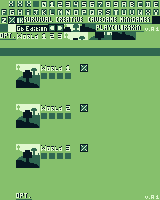

A 2D game scene composited from a Tiled map and its tileset images. What follows is a short description and the map's XML, with every tile layer's data as written:
An orthogonal 20x25 tile map with 8x8 px tiles, 1 tile layer (Camada de Blocos 1).

<map version="1.10" tiledversion="1.11.0" orientation="orthogonal" renderorder="right-down" width="20" height="25" tilewidth="8" tileheight="8" infinite="0" nextlayerid="2" nextobjectid="1">
 <tileset firstgid="1" source="metatile.tsx" />
 <layer id="1" name="Camada de Blocos 1" width="20" height="25">
  <data encoding="csv">
18,165,166,167,168,171,172,173,174,175,176,187,188,189,190,191,192,203,204,205,
206,207,208,219,220,221,222,223,224,235,236,237,238,239,240,251,252,253,254,255,
256,170,169,193,194,195,196,177,178,179,180,209,210,211,212,213,214,215,216,1,
2,17,241,242,243,244,164,162,79,80,95,96,247,248,197,198,199,200,245,246,
231,232,155,156,157,158,159,160,110,111,112,126,127,128,142,143,144,18,18,18,
18,18,18,18,18,18,18,18,18,18,18,18,18,18,18,18,18,18,18,18,
2,2,2,2,2,2,2,2,2,2,2,2,2,2,2,2,2,2,2,2,
18,18,18,18,18,18,18,18,18,18,18,18,18,18,18,18,18,18,18,18,
18,18,110,111,112,155,156,157,158,18,170,18,18,18,18,18,18,18,18,18,
18,18,126,127,128,168,168,168,168,18,18,18,18,18,18,18,18,18,18,18,
18,18,142,143,144,18,18,18,18,18,18,18,18,18,18,18,18,18,18,18,
18,18,18,18,18,18,18,18,18,18,18,18,18,18,18,18,18,18,18,18,
18,18,18,18,18,18,18,18,18,18,18,18,18,18,18,18,18,18,18,18,
18,18,110,111,112,155,156,157,159,18,170,18,18,18,18,18,18,18,18,18,
18,18,126,127,128,168,168,168,168,18,18,18,18,18,18,18,18,18,18,18,
18,18,142,143,144,18,18,18,18,18,18,18,18,18,18,18,18,18,18,18,
18,18,18,18,18,18,18,18,18,18,18,18,18,18,18,18,18,18,18,18,
18,18,18,18,18,18,18,18,18,18,18,18,18,18,18,18,18,18,18,18,
18,18,110,111,112,155,156,157,160,18,170,18,18,18,18,18,18,18,18,18,
18,18,126,127,128,168,168,168,168,18,18,18,18,18,18,18,18,18,18,18,
18,18,142,143,144,18,18,18,18,18,18,18,18,18,18,18,18,18,18,18,
18,18,18,18,18,18,18,18,18,18,18,18,18,18,18,18,18,18,18,18,
18,18,18,18,18,18,18,18,18,18,18,18,18,18,18,18,18,18,18,18,
18,18,18,18,18,18,18,18,18,18,18,18,18,18,18,18,18,18,18,18,
18,18,231,232,18,18,18,18,18,18,18,18,18,18,18,18,18,18,245,246
</data>
 </layer>
</map>
